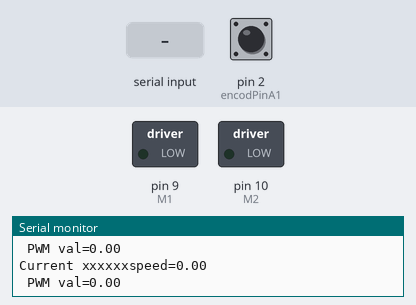
Recording of a sketch running on a simulated Arduino Nano, built with avr-gcc and run on an emulated ATmega328P. On the bench: switched loads named in the sketch (green lamp = pin HIGH), the last lines printed to the serial monitor. The test bench sets the inputs (shaded band); at power-on: pin 2 (encodPinA1) HIGH.

Above: at 1.2 s.
1.3 s: "90,45\n" received over Serial
At 1.8 s:
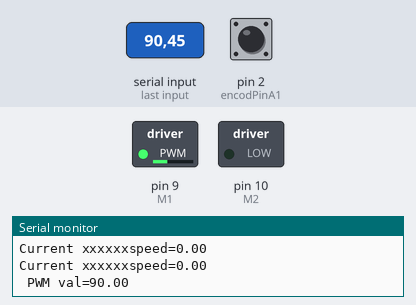
2.9 s: "30,150\n" received over Serial
At 3.6 s:
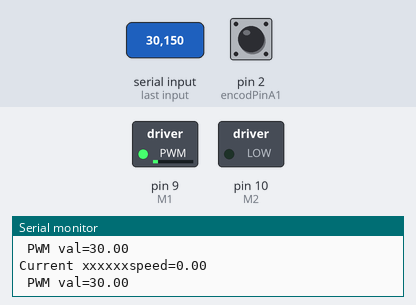
4.5 s: "200\n" received over Serial
At 5.4 s:
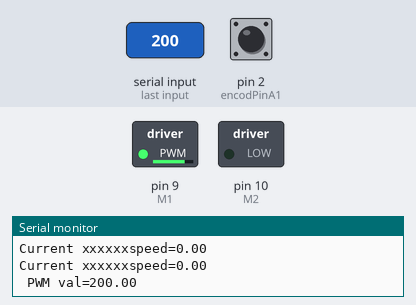
6.1 s: "90\n" received over Serial
At 7.4 s:
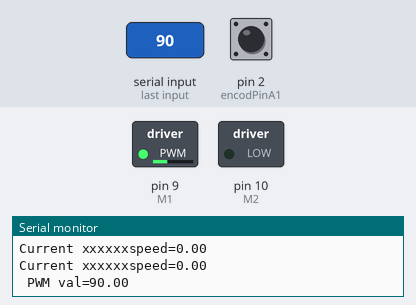
Timing chart, 0 to 8.7 s (numbered marks = the images above; inputs shaded):
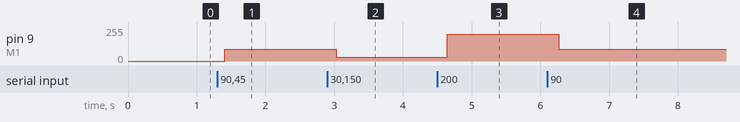

The sketch:

ROBOLeft.ino
```cpp
// PID motor position control.
// Thanks to Brett Beauregard for his nice PID library http://brettbeauregard.com/blog/2011/04/improving-the-beginners-pid-introduction/

#include <PinChangeInt.h>
#include <Wire.h>
#include <PID_v1.h>
#define encodPinA1      2                       // Quadrature encoder A pin
#define encodPinB1      8                       // Quadrature encoder B pin
#define M1              9                       // PWM outputs to L298N H-Bridge motor driver module
#define M2              10
#define COUNTSPERREV    1401.0
String inString="0";
int flag=0;
double kp =10, ki =20 , kd =0;             // modify for optimal performance
double input = 0, output = 0, setpoint = 0;
unsigned long lastTime,now;
volatile long encoderPos = 0,last_pos=0,lastpos=0;
PID myPID(&input, &output, &setpoint, kp, ki, kd,DIRECT);
void setup() {
  pinMode(encodPinA1, INPUT_PULLUP);                  // quadrature encoder input A
  pinMode(encodPinB1, INPUT_PULLUP);                  // quadrature encoder input B
  attachInterrupt(0, encoder, FALLING);               // update encoder position
  TCCR1B = TCCR1B & 0b11111000 | 1;                   // To prevent Motor Noise

  myPID.SetMode(AUTOMATIC);
  myPID.SetSampleTime(1);
  myPID.SetOutputLimits(-255, 255);

  Wire.begin(8);                // join i2c bus with address #8 for Right Motor
  Wire.onRequest(requestEvent); // register events
  Wire.onReceive(receiveEvent);
  Serial.begin (9600);

}

void loop() {
while (Serial.available() > 0) {
    int inChar = Serial.read();
      // convert the incoming byte to a char and add it to the string:
      inString += (char)inChar;
      flag=1;
    }

  if(flag){flag=0;
    output=inString.toInt();
    inString =" ";
  }


   now = millis();
   int timeChange = (now - lastTime);
  if(timeChange>=250 )
  {
     input = (360.0*1000*(encoderPos-last_pos)) /(COUNTSPERREV*(now - lastTime));
     lastTime=now;
     last_pos=encoderPos;
     Serial.println("Current xxxxxxspeed="+String(input));

  }
  // Serial.println("Encoder POS="+ String(encoderPos));
  // Serial.print("   set point=");
  // Serial.print(setpoint);

  // myPID.Compute();                                    // calculate new output
  pwmOut(output);                                     // drive L298N H-Bridge module
  Serial.println("Current xxxxxxspeed="+String(input));
  Serial.println(" PWM val="+String(output));

  delay(200);
}

void pwmOut(int out) {                                // to H-Bridge board
  if (out > 0) {
    analogWrite(M1, out);                             // drive motor CW
    analogWrite(M2, 0);
  }
  else {
    analogWrite(M1, 0);
    analogWrite(M2, abs(out));                        // drive motor CCW
  }
}

void encoder()  {                                     // pulse and direction, direct port reading to save cycles
  if (PINB & 0b00000001)    encoderPos--;             // if(digitalRead(encodPinB1)==HIGH)   count --;
  else                      encoderPos++;             // if(digitalRead(encodPinB1)==LOW)   count ++;
}

void requestEvent() {
  int8_t s;

  s= (360.0*(encoderPos-lastpos))/COUNTSPERREV; //change in position in degrees of the wheel
  lastpos=encoderPos;
  Wire.write(s); // respond with message of 6 bytes
}


// function that executes whenever data is received from master
// this function is registered as an event, see setup()
void receiveEvent(int howMany)
{
  uint8_t a,b;
  a = Wire.read();
  b = Wire.read();
  setpoint= (double)((b<<8)|a);
  //Serial.println((uint8_t)a);
  //Serial.println((uint8_t)b);

  //Serial.println(setpoint);
}
```

Measured:
- after the input at 1.3 s, pin 9 (M1): 0/255 → 90/255 after 0.11 s
- after the input at 2.9 s, pin 9 (M1): 90/255 → 30/255 after 0.13 s
- after the input at 4.5 s, pin 9 (M1): 30/255 → 200/255 after 0.14 s
- after the input at 6.1 s, pin 9 (M1): 200/255 → 90/255 after 0.16 s
